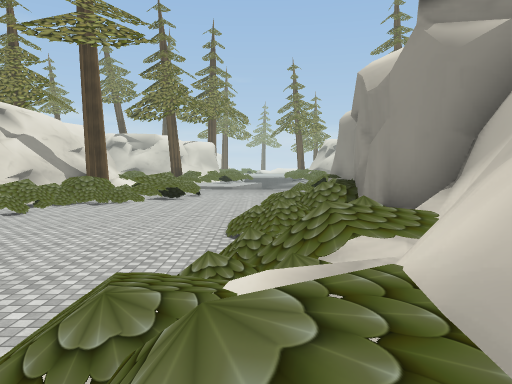
View 1 (above)

24 first-person views from a walk through a 3-D level made in the Unity game engine. The camera is 1.5 m above the floor, tilts 4° down and sees 70° across. The floor is counted in squares, 2 m on a side. Each view is taken from the middle of a square. On the plan, view 1 faces up. The plan holds only what a view shows up to about 11 squares ahead; the rest is blank. The place goes on beyond the plan. The player is left out. Some animated figures are not drawn. Some surface patterns are stand-ins.

View 2
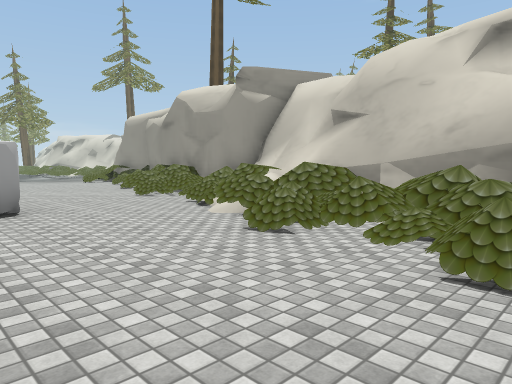

View 3
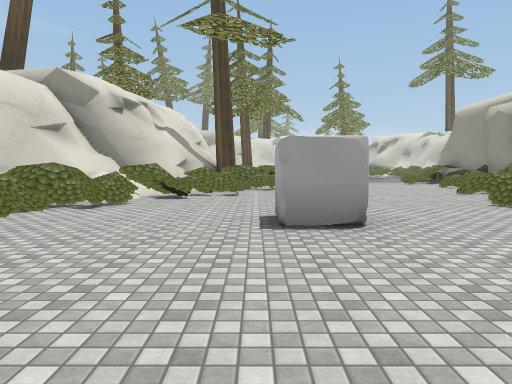

View 4
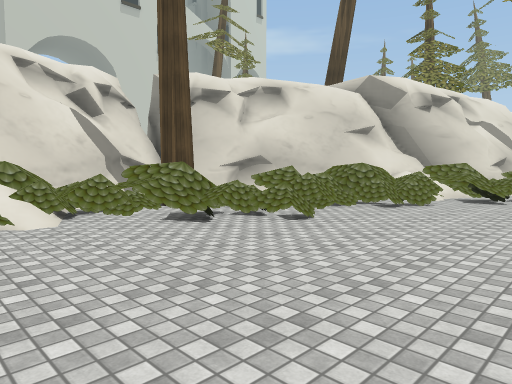

View 5
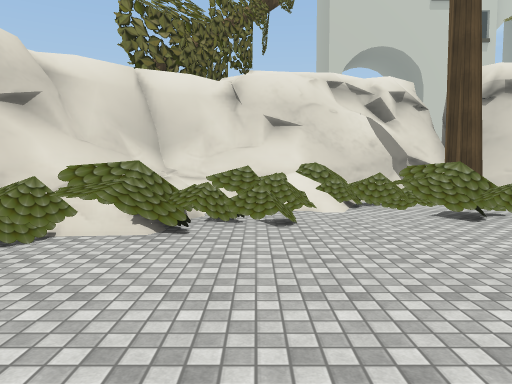

View 6
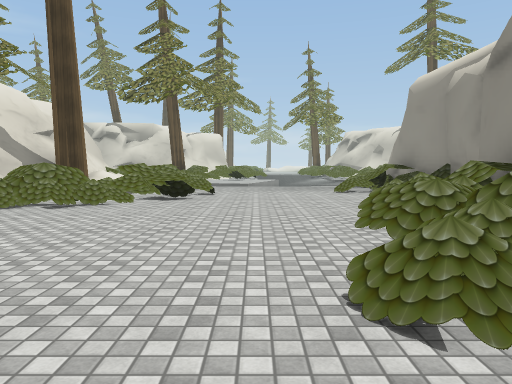

View 7
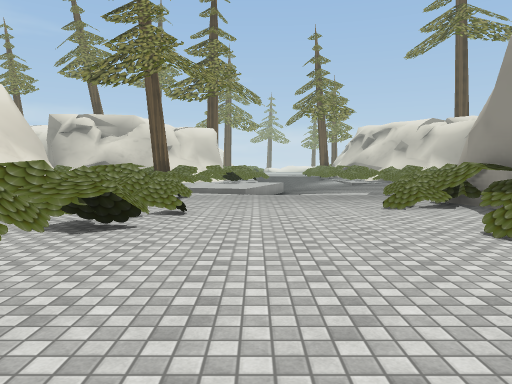

View 8
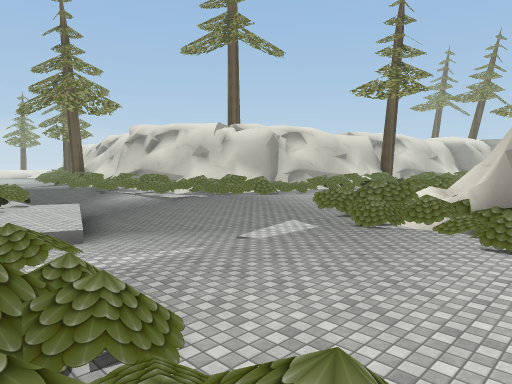

View 9
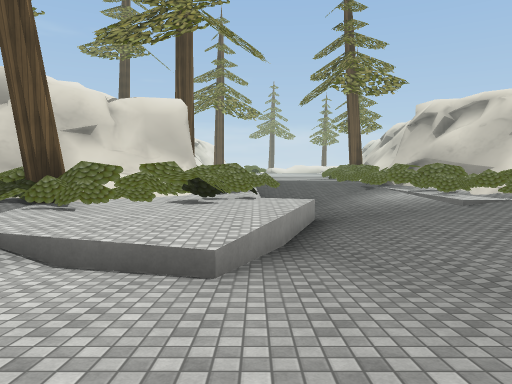

View 10
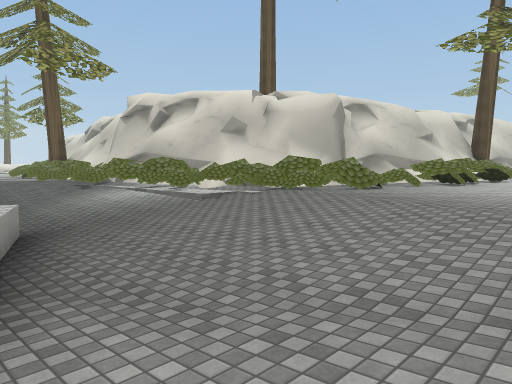

View 11
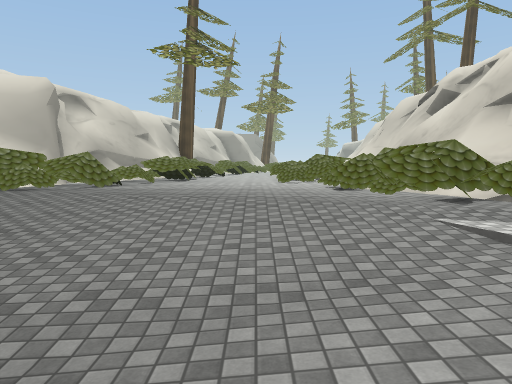

View 12
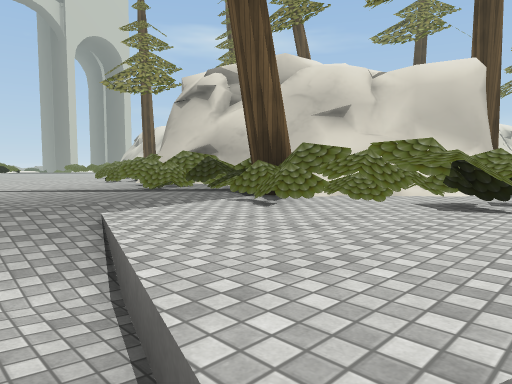

View 13
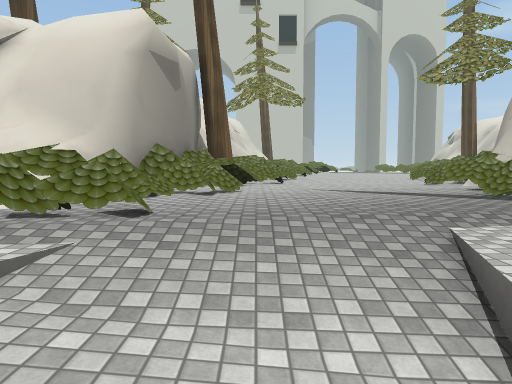

View 14
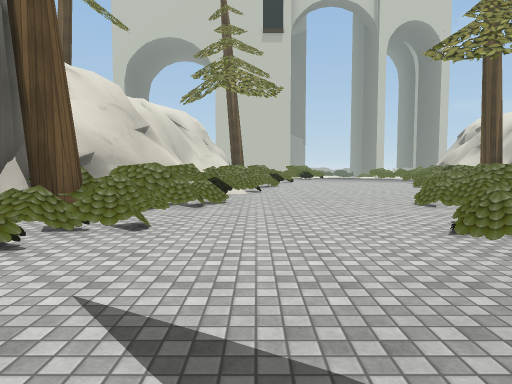

View 15
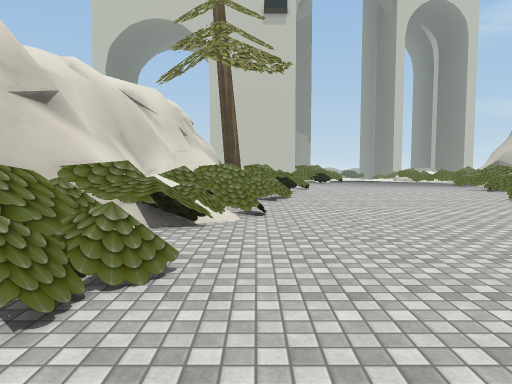

View 16
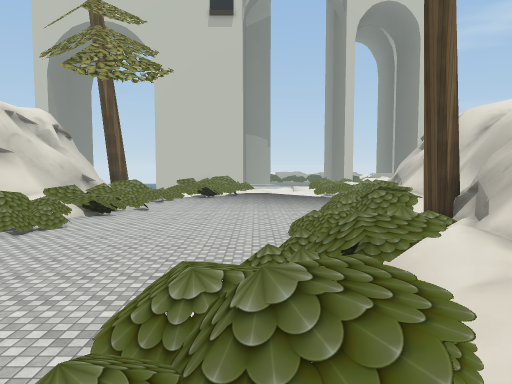

View 17
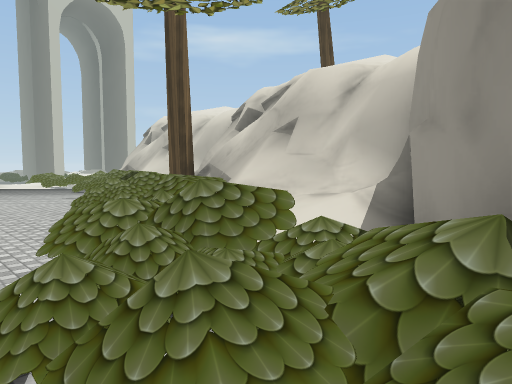

View 18
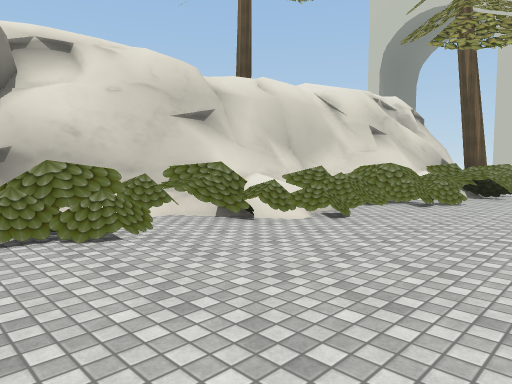

View 19
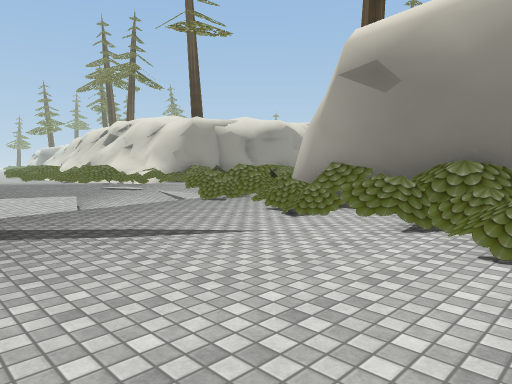

View 20
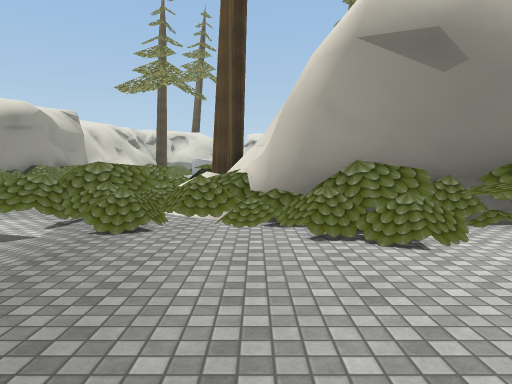

View 21
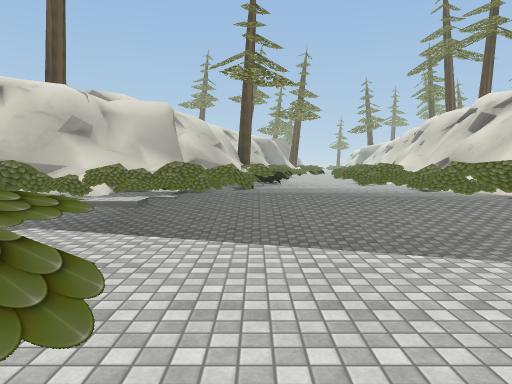

View 22
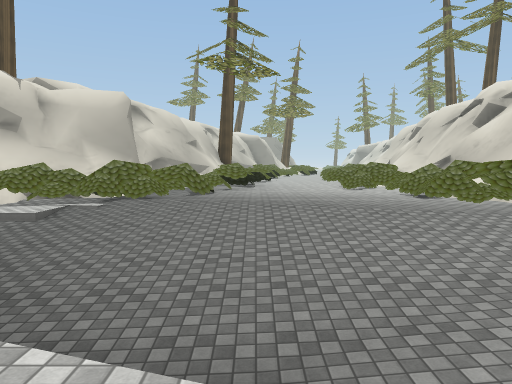

View 23
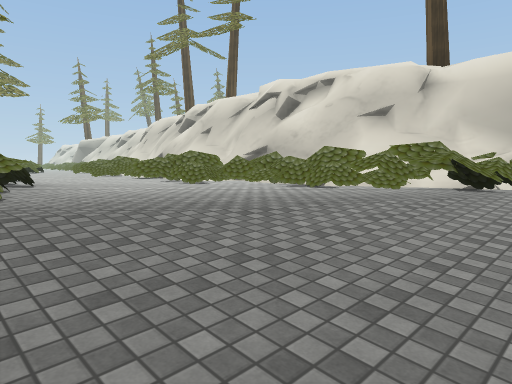

View 24
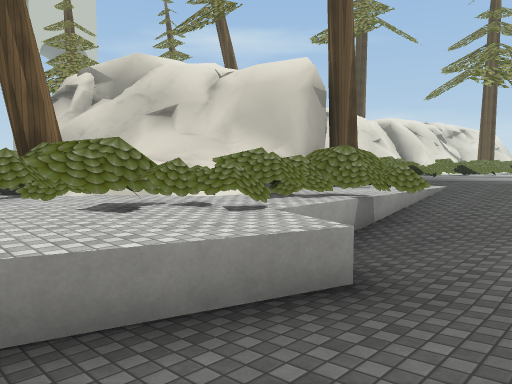

### Floor plan
Key: @ floor where view 1 was taken; # wall or solid block; x gap in a wall; . main floor; - floor 0.25 m lower than the main floor; : floor 0.5 m higher than the main floor; _ floor 0.5 m lower than the main floor; + floor 0.75 m higher than the main floor; < floor 0.75 m lower than the main floor; * floor 1 m higher than the main floor; ( floor 1 m lower than the main floor; % floor 1.25 m higher than the main floor; ! floor 1.25 m lower than the main floor; & floor 1.5 m higher than the main floor; / step, stairs or slope; = window, fence, low wall or low ledge; v drop or lower ground; R rock.
Columns run from 24 left of view 1 to 10 right of it. Each row starts with its distance up from view 1.
 32 =##########          #  __-
 31   ////#####          #/ =<_   ##
 30   *# /##=:##         #/##<<  ###
 29 ....//=v/ =##          #!(<_x//##
 28 ....../=////#  ####    =!(<_=//=##
 27 ........////####/ # =  x=(<<-/=#=##
 26 ..........///=##//####=-=(<<-/=#==
 25  ............==#=//#=#=-=<<_-.===:
 24 =:=#...............--=--(<<_-..=#:=
 23 //# //=/...........-----(<_-......=
 22 #== %/+#//=........./#-<<<_-.......
 21 #####==///#//##=...._<<<<<--.......
 20   ##############=///-_____-.==../=:
 19           ########/##=----./%/==/:
 18                 ##////...../=&///*=
 17                  #+= =...../+/=/###
 16                  #%=#=...../######
 15                  ####/....=###
 14                  ## / ..../#
 13                 ##  /=.....#
 12                 ##  &%/.../#
 11                ######/=.../#
 10               ##//=/...... #
  9               #=///......=##
  8               #/&=/...../*#
  7              ##%//....../=#
  6             ##=v=......./+#
  5             # #=........//#
  4             #///....R.../=##
  3             # / ......../=#
  2             # / .......//=#
  1             # /=.......=/##
  0             #//......./#@##
 -1             #///......///##
 -2             #///+/..../=##
 -3             ##/&*/..  ##
 -4             ####/

Where each view was taken, in squares from view 1:
view 1: 0 up, 0 right, facing up
view 2: 3 down, 5 left, facing up-right
view 3: 1 down, 5 left, facing up
view 4: 1 down, 5 left, facing up-left
view 5: 1 down, 4 left, facing left
view 6: 4 up, 1 left, facing up
view 7: 8 up, 1 left, facing up
view 8: 14 up, 4 left, facing up-right
view 9: 18 up, 1 left, facing up
view 10: 20 up, 1 left, facing up-right
view 11: 21 up, 1 left, facing right
view 12: 21 up, 1 left, facing up-left
view 13: 21 up, 2 left, facing left
view 14: 23 up, 7 left, facing left
view 15: 23 up, 12 left, facing left
view 16: 28 up, 13 left, facing left
view 17: 26 up, 12 left, facing up-left
view 18: 26 up, 13 left, facing down-left
view 19: 25 up, 12 left, facing down-right
view 20: 24 up, 7 left, facing down
view 21: 24 up, 4 left, facing right
view 22: 23 up, 2 left, facing right
view 23: 25 up, 2 right, facing down-right
view 24: 24 up, 2 right, facing up-left
